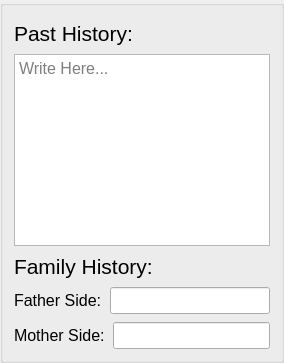
           <widget class="QGroupBox" name="groupBox_10">
            <property name="font">
             <font>
              <pointsize>12</pointsize>
             </font>
            </property>
            <layout class="QVBoxLayout" name="verticalLayout_28">
             <property name="spacing">
              <number>8</number>
             </property>
             <property name="topMargin">
              <number>15</number>
             </property>
             <item>
              <layout class="QVBoxLayout" name="verticalLayout_29">
               <item>
                <widget class="QLabel" name="pastHistory_label">
                 <property name="font">
                  <font>
                   <pointsize>16</pointsize>
                  </font>
                 </property>
                 <property name="text">
                  <string>Past History:</string>
                 </property>
                 <property name="buddy">
                  <cstring>pastHistory_textEdit</cstring>
                 </property>
                </widget>
               </item>
               <item>
                <widget class="QTextEdit" name="pastHistory_textEdit">
                 <property name="font">
                  <font>
                   <pointsize>12</pointsize>
                  </font>
                 </property>
                 <property name="tabChangesFocus">
                  <bool>true</bool>
                 </property>
                 <property name="placeholderText">
                  <string>Write Here...</string>
                 </property>
                </widget>
               </item>
              </layout>
             </item>
             <item>
              <layout class="QVBoxLayout" name="verticalLayout_30">
               <item>
                <widget class="QLabel" name="familyHistory_label">
                 <property name="font">
                  <font>
                   <pointsize>16</pointsize>
                  </font>
                 </property>
                 <property name="text">
                  <string>Family History:</string>
                 </property>
                </widget>
               </item>
               <item>
                <layout class="QHBoxLayout" name="horizontalLayout_127">
                 <item>
                  <widget class="QLabel" name="fatherSide_label">
                   <property name="font">
                    <font>
                     <pointsize>12</pointsize>
                    </font>
                   </property>
                   <property name="text">
                    <string>Father Side:</string>
                   </property>
                   <property name="buddy">
                    <cstring>fatherSide_lineEdit</cstring>
                   </property>
                  </widget>
                 </item>
                 <item>
                  <widget class="QLineEdit" name="fatherSide_lineEdit">
                   <property name="font">
                    <font>
                     <pointsize>12</pointsize>
                    </font>
                   </property>
                  </widget>
                 </item>
                </layout>
               </item>
               <item>
                <layout class="QHBoxLayout" name="horizontalLayout_128">
                 <item>
                  <widget class="QLabel" name="motherSide_label">
                   <property name="font">
                    <font>
                     <pointsize>12</pointsize>
                    </font>
                   </property>
                   <property name="text">
                    <string>Mother Side:</string>
                   </property>
                   <property name="buddy">
                    <cstring>motherSide_lineEdit</cstring>
                   </property>
                  </widget>
                 </item>
                 <item>
                  <widget class="QLineEdit" name="motherSide_lineEdit">
                   <property name="font">
                    <font>
                     <pointsize>12</pointsize>
                    </font>
                   </property>
                  </widget>
                 </item>
                </layout>
               </item>
              </layout>
             </item>
            </layout>
           </widget>
